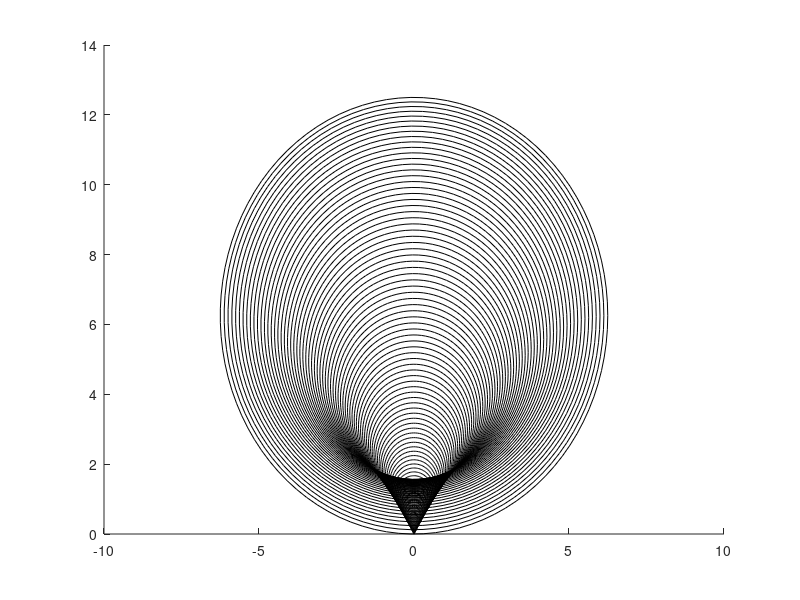

Reproduce this figure in MATLAB. (Note: this script raises an error after producing the figure.)
%% Value function plot
dbstop if error
v=5;
w=2.5;
a=2;
N=100;
T=v/a;
t=linspace(0,sqrt(T),N).^2;
S=a/2*T^2;
figure(1),clf,hold on
x_=cos(linspace(0,2*pi,100));
y_=sin(linspace(0,2*pi,100));
for ti=t
    plot(x_*ti*w,S-a/2*(T-ti).^2+y_*ti*w,'Color','k')
end
V_=0:0.1:1;
NV=length(V_);
LI=[];
LT={};
C=parula;
for j=1:NV
    V=V_(j);
    col=C(1+floor((j-1)*256/NV),:);
    y=S-a/2*(T-t).^2;
    de=S-y;
    r=t*w+V;
    mi=(de+r>r(end)) & (r+r(end)>de);
    if any(mi)
        d=diff(y);
        d0=[0,d];
        d1=[d,0];
        r0=[0,r(1:end-1)];
        r1=[r(2:end),0];
        li=(d0+r0>r) & (r0+r>d0);
        e=zeros(1,N);
        e(li)=acos((d0(li).^2+r(li).^2-r0(li).^2)./r(li)./d0(li)/2);
        b=zeros(1,N);
        ri=[li(2:end),0]==1;
        b(ri)=acos((d1(ri).^2+r(ri).^2-r1(ri).^2)./r(ri)./d1(ri)/2);
        c=zeros(1,N);
        c(mi)=acos((de(mi).^2+r(mi).^2-r(end)^2)./r(mi)./de(mi)/2);
        d=max(acos((de(mi).^2+r(end)^2-r(mi).^2)/r(end)./de(mi)/2));
        for i=1:find(c>b,1,'first')
            p=linspace(e(i),pi-max(b(i),c(i)),30);
            plot(sin(p)*r(i),-cos(p)*r(i)+y(i),'Color',col);
            plot(-sin(p)*r(i),-cos(p)*r(i)+y(i),'Color',col)
        end
    else
        d=0;
    end
    p=linspace(d,2*pi-d,100);
    LI(j)=plot(sin(p)*r(end),-cos(p)*r(end)+S,'Color',col);
    LT{j}="V="+num2str(V);
end

plot([0,0],[0,S],'r')
plot(0,0,'r^')
plot(0,S,'rx')
xlabel('x [m]', 'FontSize', 8)
ylabel('y [m]', 'FontSize', 8)
l=legend(LI,LT, 'Location','NorthEast')
l.FontSize =8
axis equal
filename = [folder 'contour_5_25' '.fig'];
saveas(figure(1),[pwd  filename]);
filename = [folder 'contour_5_25' '.pdf'];
% filename = fullfile([pwd filename])
set(gcf, 'Units', 'Inches', 'Position', [0, 0, 3.5,3], 'PaperUnits', 'Inches', 'PaperSize', [3.5, 3])
exportgraphics(gcf, [pwd filename]);





%% time hist
folder = '/Figures/';
figure(1),clf,hold on
load APF_method
histogram(results(results>0),20,'facealpha',0.5)
apf_successful = sum(results>0);
apf_fastest = min(results(results>0));
load SVO_methodBangBang
histogram(results(results>0),20,'facealpha',0.5)
svo_successful = sum(results>0);
svo_fastest = min(results(results>0));
load EBG_method
histogram(results(results>0),20,'facealpha',0.5)
ebg_successful = sum(results>0);
ebg_fastest = min(results(results>0));
XL=xlim;
xlim([10 * floor(min(ebg_fastest,min(apf_fastest,svo_fastest))/10),XL(2)]) % min time=30.8 s
l = legend({"APF, " + num2str(apf_successful) + " runs", ...
    "SVO, " + num2str(svo_successful) + " runs", "EBG, " + num2str(ebg_successful) + " runs"},...
    'Location','NorthEast')
l.FontSize = 8;
xlabel('Elapsed time [s]', 'FontSize', 8)
ylabel('Rounds [-]', 'FontSize', 8)
filename = [folder 'Hist' '.fig'];
saveas(figure(1),[pwd  filename]);
filename = [folder 'Hist' '.pdf'];
% filename = fullfile([pwd filename])
set(gcf, 'Units', 'Inches', 'Position', [0, 0, 3.5,3], 'PaperUnits', 'Inches', 'PaperSize', [3.5, 3])
exportgraphics(gcf, [pwd filename]);



%% heatmap plot
load APF_method
Nbin=50;
Dbins=linspace(0,10,Nbin+1);
Vbins=linspace(0,5,Nbin+1);
M=zeros(Nbin);
for i=1:runs
    if results(i)>0 % use data only from successful runs
        M = M+histcounts2(velocity_distance_data{i}(:,2:end), ...
            repmat(velocity_distance_data{i}(:,1),1,parameters.NP), Dbins, Vbins);
    end
end
figure(1)
imagesc(Vbins(1:end),Dbins,M(:,1:end))
set(gca,'ColorScale','log')
xlabel('Vehicle velocity [m/s]', 'FontSize', 8)
ylabel('Pedestrian distance [m]', 'FontSize', 8)
h = colorbar;
set(get(h,'label'),'string','Occurences over all simulations', 'FontSize', 8);
filename = [folder 'HeatMap_EBG' '.fig'];
saveas(figure(1),[pwd  filename]);
filename = [folder 'HeatMap_EBG' '.pdf'];
% filename = fullfile([pwd filename])
set(gcf, 'Units', 'Inches', 'Position', [0, 0, 3.5,3], 'PaperUnits', 'Inches', 'PaperSize', [3.5, 3])
exportgraphics(gcf, [pwd filename]);
